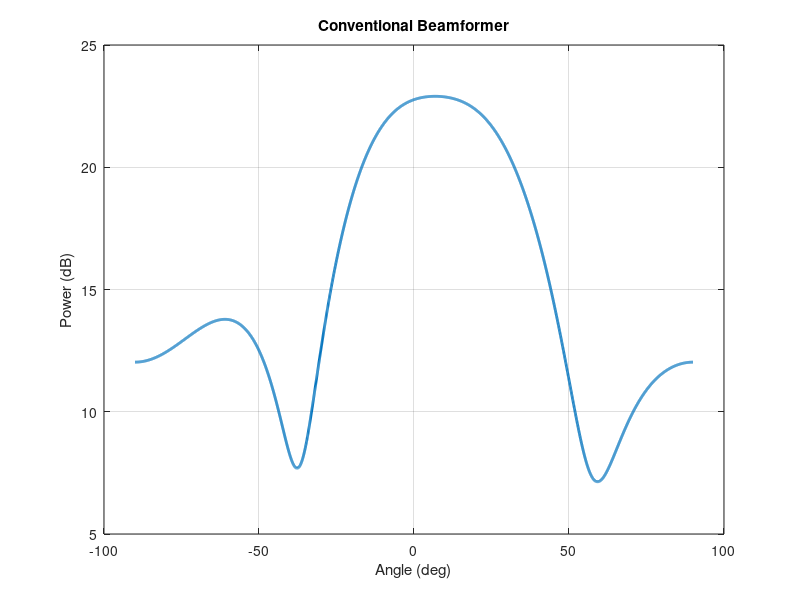
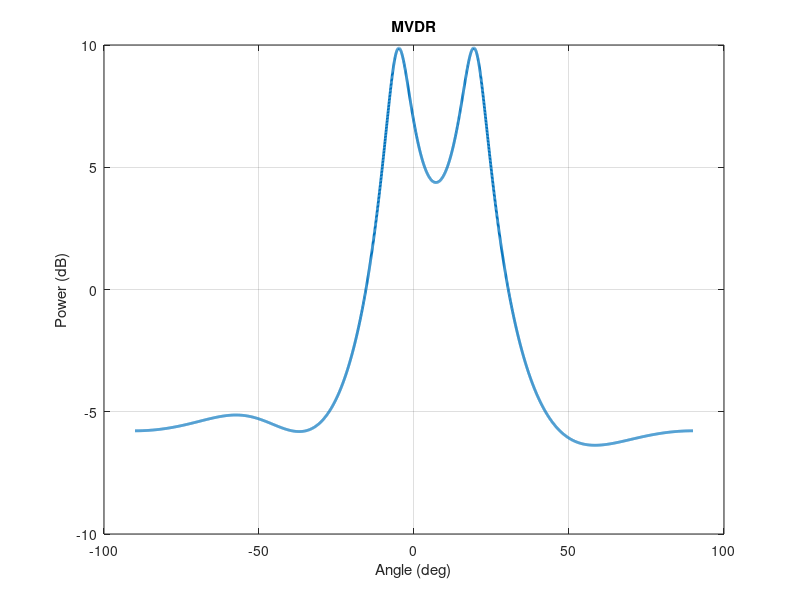
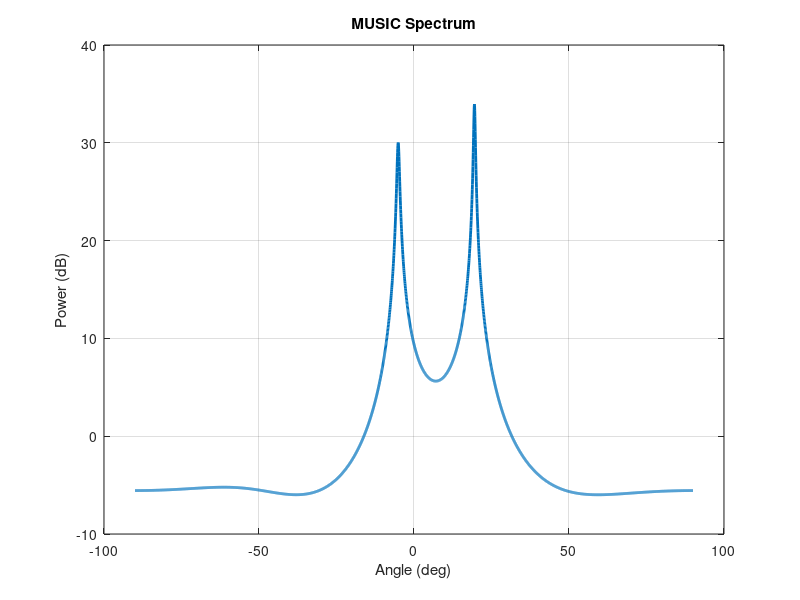
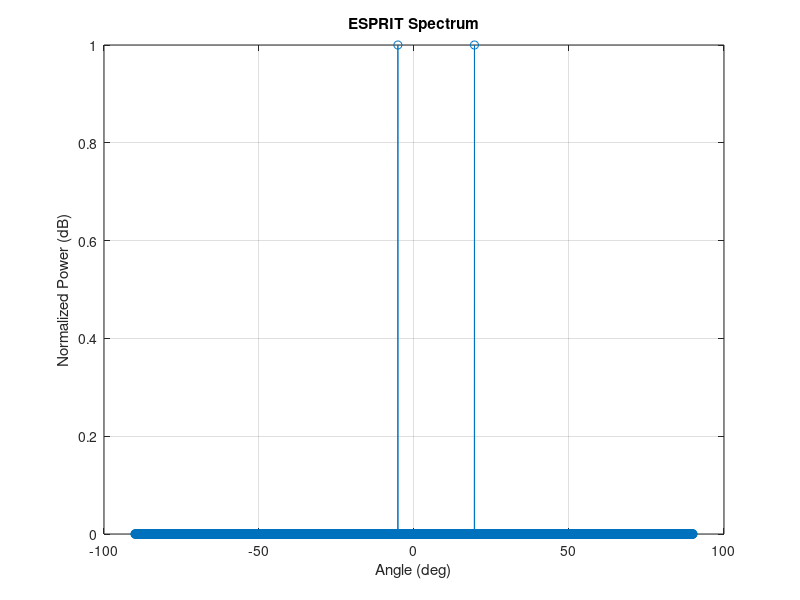

Reproduce these figures in MATLAB, in order.
clc
clear
close all


doas = [-5 20]*pi/180; %DOAs in radian
M = 4;     % number of sensors
K = 200;   % number of time snapshots
d = 0.5;   % sensor spacing
P = ones(1, length(doas))*10; %Power: 10dB
noise_var = 1;   % variance of noise
r = length(doas);  

angles=(-90:0.05:90);
A=exp(-1i*2*pi*d*(0:M-1)'*sin([doas(:).'])); % steering vector

% signal and noise generation
sig = round(rand(r,K))*2-1; % BPSK
noise = sqrt(noise_var/2)*(randn(M,K)+1i*randn(M,K));  
        
a1=exp(-1i*2*pi*d*(0:M-1)'*sin([angles(:).']*pi/180));
X = A*diag(sqrt(P))*sig+noise;   % data matrix
R = (X*X')/K;  % covariance matrix

% CBF
for k=1:length(angles)
    cbf(k)=(a1(:,k)'*R*a1(:,k));
end
figure;
plot(angles,10*log10(abs(cbf)), 'linewidth',2.0)
xlabel('Angle (deg)')
ylabel ('Power (dB)')
title('Conventional Beamformer')
%title('Comparison of resolution')
grid on

%MVDR
IR=inv(R); %Inverse of covariance matrix
for k=1:length(angles)
    mvdr(k)=1/(a1(:,k)'*IR*a1(:,k));
end
figure;
plot(angles,10*log10(abs(mvdr)), 'linewidth',2.0)
xlabel('Angle (deg)')
ylabel ('Power (dB)')
title('MVDR')
grid on


[Q, D] = eig(R);   % eigendecomposition of covariance matrix
[D, I] = sort(diag(D),1,'descend');   
Q = Q(:,I);   
Qs = Q(:,1:r);   
Qn = Q(:,r+1:M);

% MUSIC 
angles=(-90:0.05:90);


for k=1:length(angles) 
    music_spectrum(k)=1/norm(a1(:,k)'*Qn)^2;
end

figure;
plot(angles,10*log10(abs(music_spectrum)), 'linewidth',2.0)
title('MUSIC Spectrum')
xlabel('Angle (deg)')
ylabel ('Power (dB)')
grid on

%ESPRIT Algorithm
phi= linsolve(Qs(1:M-1,:),Qs(2:M,:));
ESPRIT_doas=asin(-angle(eig(phi))/(2*pi*d))*180/pi;
E_ind = round(ESPRIT_doas./0.05)+ceil(length(angles)/2);
ESPRIT = zeros(1, length(angles));
ESPRIT(E_ind) = 1;
figure;
plot(angles, ESPRIT, '-o')
title('ESPRIT Spectrum')
xlabel('Angle (deg)')
ylabel ('Normalized Power (dB)')
grid on




